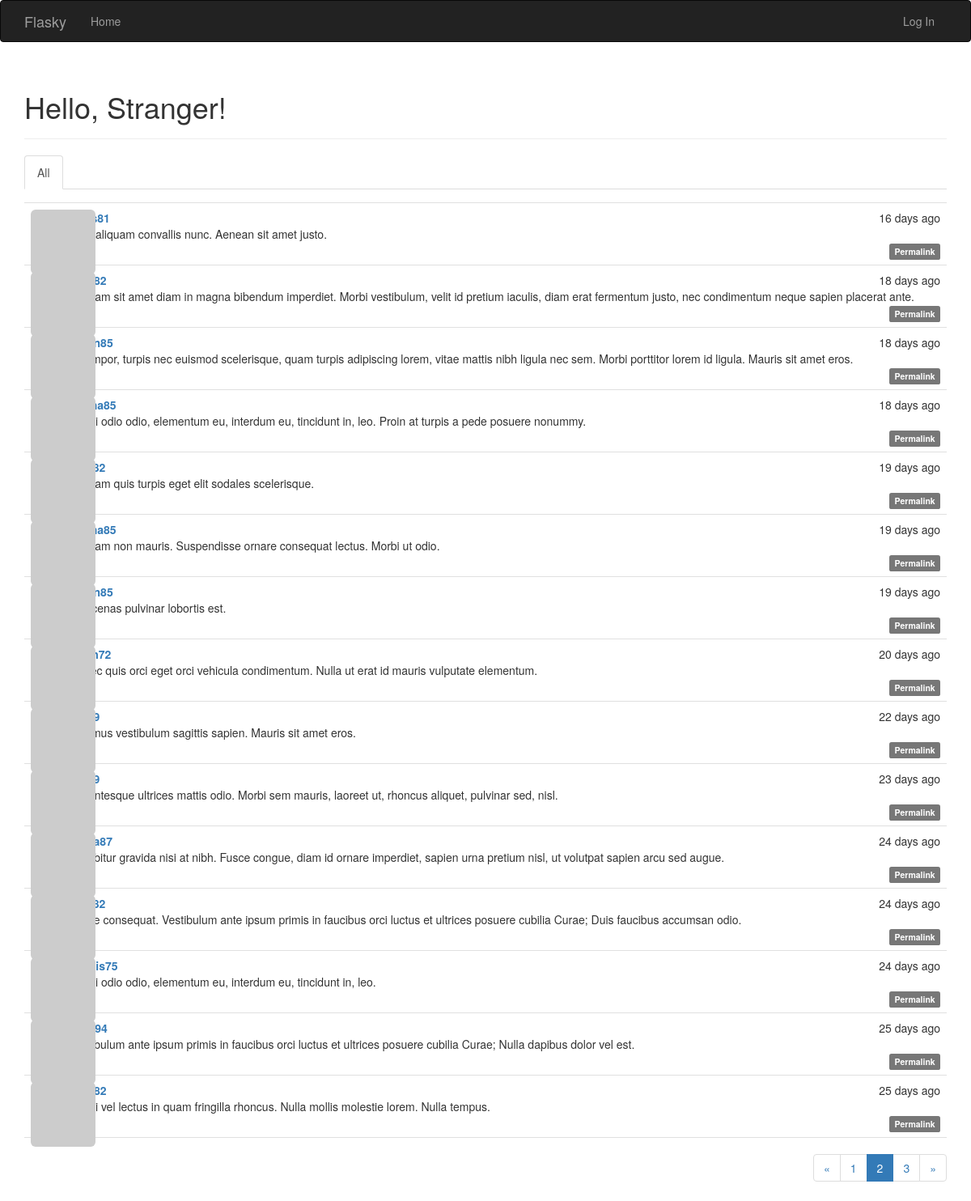
Screenshot of /?page=2 with the database file from the repository.
### flask_mod/app/models.py (models this page shows, shortened)
class Post(db.Model):
    __tablename__ = 'post_table'
    id = db.Column(db.Integer, primary_key=True)
    body = db.Column(db.Text)
    timestamp = db.Column(db.DateTime, index=True, default=datetime.utcnow)
    author_id = db.Column(db.Integer, db.ForeignKey('user_table.id'))
    body_html = db.Column(db.Text)
    comments = db.relationship('Comment', backref='post', lazy='dynamic')

### flask_mod/app/main/views.py (the view)
@main.route('/', methods=['GET', 'POST'])
def index():
    form = PostForm()
    if current_user.can(Permission.WRITE_ARTICLES) and form.validate_on_submit():
        post = Post(body=form.body.data, author=current_user._get_current_object())
        db.session.add(post)
        return redirect(url_for('.index'))
    page = request.args.get('page', 1, type=int)
    show_followed = False
    if current_user.is_authenticated:
        show_followed = bool(request.cookies.get('show_followed', ''))
    if show_followed:
        query = current_user.followed_posts
    else:
        query = Post.query
    pagination = query.order_by(Post.timestamp.desc()).paginate(
        page, per_page=current_app.config['FLASKY_POSTS_PER_PAGE'],
        error_out=False)
    posts = pagination.items
    return render_template('index.html', form=form, posts=posts, pagination=pagination, show_followed=show_followed)

### flask_mod/app/auth/views.py (called while the page is built)
@auth.before_app_request
def before_request():
    if current_user.is_authenticated:
        current_user.ping()
        if not current_user.confirmed and request.endpoint[:5] != 'auth.' and request.endpoint != 'static':
            return redirect(url_for('auth.unconfirmed'))

### flask_mod/app/main/__init__.py (called while the page is built)
@main.app_context_processor
def inject_permissions():
    return dict(Permission=Permission)

### flask_mod/app/models.py (called while the page is built)
    def gravatar(self, size=100, default='identicon', rating='g'):
        if request.is_secure:
            url = 'https://secure.gravatar.com/avatar'
        else:
            url = 'http://www.gravatar.com/avatar'
        hash_head = self.avatar_hash or hashlib.md5(self.email.encode('utf-8')).hexdigest()
        return '{url}/{hash}?s={size}&d={default}&r={rating}'.format(
                 url=url, hash=hash_head, size=size, default=default, rating=rating)

    def can(self, permissions):
        return False

    def is_administrator(self):
        return False

### flask_mod/app/templates/index.html (shortened to what this page needs)
{% extends "base_from_bootstrap.html" %}
{% import "bootstrap/wtf.html" as wtf %}
{% import '_macros.html' as macros %}
{% block page_content %}
<div class="page-header">
    <h1>Hello, {% if current_user.is_authenticated %}{{ current_user.UserName }}{% else %}Stranger{% endif %}!</h1>
</div>
<div class="post-tabs">
    <ul class="nav nav-tabs">
        <li{% if not show_followed %} class="active"{% endif %}><a href="{{ url_for('.show_all') }}">All</a></li>
    </ul>
    {% include '_posts.html' %}
</div>
{% if pagination %}
<div class="pagination">
    {{ macros.pagination_widget(pagination, '.index') }}
</div>
{% endif %}
{% endblock %}

### flask_mod/app/templates/base_from_bootstrap.html (shortened to what this page needs)
{% extends 'bootstrap/base.html' %}
{% block head %}
{{super()}}
<link rel="stylesheet" type="text/css" href="{{ url_for('static', filename='styles.css') }}">
{% endblock head %}
{% block navbar %}
<div class="navbar navbar-inverse" role="navigation">
	<div class="container">
		<div class="navbar-header">
			<a class="navbar-brand" href="/">Flasky</a>
		</div>
		<div class="navbar-collapse collapse">
			<ul class="nav navbar-nav">
				<li><a href="{{ url_for('main.index') }}">Home</a></li>
			</ul>
			<ul class="nav navbar-nav navbar-right">
                {% if current_user.is_authenticated %}
                <li class="dropdown">
                    <a href="#" class="dropdown-toggle" data-toggle="dropdown">Account <b class="caret"></b></a>
                    <ul class="dropdown-menu">
                        <li><a href="{{ url_for('auth.change_password') }}">Change Password</a></li>
						<li><a href="{{ url_for('auth.change_email_request') }}">Change Email</a></li>
                        <li><a href="{{ url_for('auth.logout') }}">Log Out</a></li>
                    </ul>
                </li>
                {% else %}
                <li><a href="{{ url_for('auth.login') }}">Log In</a></li>
                {% endif %}
            </ul>
		</div>
	</div>
</div>
{% endblock navbar %}
{% block content %}
<div class='container'>
{% block page_content %}{% endblock page_content %}
</div>
{% endblock content %}

### flask_mod/app/templates/_macros.html
{% macro pagination_widget(pagination, endpoint) %}
<ul class="pagination">
    <li{% if not pagination.has_prev %} class="disabled"{% endif %}>
        <a href="{% if pagination.has_prev %}{{ url_for(endpoint, page=pagination.prev_num, **kwargs) }}{% else %}#{% endif %}">
            &laquo;
        </a>
    </li>
    {% for p in pagination.iter_pages() %}
        {% if p %}
            {% if p == pagination.page %}
            <li class="active">
                <a href="{{ url_for(endpoint, page = p, **kwargs) }}">{{ p }}</a>
            </li>
            {% else %}
            <li>
                <a href="{{ url_for(endpoint, page = p, **kwargs) }}">{{ p }}</a>
            </li>
            {% endif %}
        {% else %}
        <li class="disabled"><a href="#">&hellip;</a></li>
        {% endif %}
    {% endfor %}
    <li{% if not pagination.has_next %} class="disabled"{% endif %}>
        <a href="{% if pagination.has_next %}{{ url_for(endpoint, page=pagination.next_num, **kwargs) }}{% else %}#{% endif %}">
            &raquo;
        </a>
    </li>
</ul>
{% endmacro %}

### flask_mod/app/templates/_posts.html (shortened to what this page needs)
<ul class="posts">
    {% for post in posts %}
    <li class="post">
        <div class="post-thumbnail">
            <a href="{{ url_for('.user_page', username=post.author.UserName) }}">
                <img class="img-rounded profile-thumbnail" src="{{ post.author.gravatar(size=40) }}">
            </a>
        </div>
        <div class="post-content">
            <div class="post-date">{{ moment(post.timestamp).fromNow() }}</div>
            <div class="post-author"><a href="{{ url_for('.user_page', username=post.author.UserName) }}">{{ post.author.UserName }}</a></div>
            <div class="post-body">
			    {% if post.body_html %}
				    {{ post.body_html | safe }}
				{% else %}
				    {{ post.body }}
				{% endif %}
			</div>
            <div class="post-footer">
                <a href="{{ url_for('.post', id=post.id) }}">
                    <span class="label label-default">Permalink</span>
                </a>
            </div>
		</div>
    </li>
    {% endfor %}
</ul>

### flask_mod/app/static/styles.css (style rules this page uses)
.profile-thumbnail { position: absolute; }
ul.posts { list-style-type: none; padding: 0px; margin: 16px 0px 0px 0px; border-top: 1px solid #e0e0e0; }
ul.posts li.post { padding: 8px; border-bottom: 1px solid #e0e0e0; }
div.post-date { float: right; }
div.post-author { font-weight: bold; }
div.post-thumbnail { position: absolute; }
div.post-content { margin-left: 48px; min-height: 48px; }
div.post-footer { text-align: right; }
div.pagination { width: 100%; text-align: right; padding: 0px; margin: 0px; }

### rows the page displays
Post: timestamp "16 days ago", body "Duis aliquam convallis nunc. Aenean sit amet justo."
Post: timestamp "18 days ago", body "Aliquam sit amet diam in magna bibendum imperdiet. Morbi vestibulum, velit id pretium iaculis, diam erat fermentum justo, nec condimentum neque sapien placerat ante."
Post: timestamp "18 days ago", body "In tempor, turpis nec euismod scelerisque, quam turpis adipiscing lorem, vitae mattis nibh ligula nec sem. Morbi porttitor lorem id ligula. Mauris sit amet eros."
Post: timestamp "18 days ago", body "Morbi odio odio, elementum eu, interdum eu, tincidunt in, leo. Proin at turpis a pede posuere nonummy."
Post: timestamp "19 days ago", body "Aliquam quis turpis eget elit sodales scelerisque."
Post: timestamp "19 days ago", body "Aliquam non mauris. Suspendisse ornare consequat lectus. Morbi ut odio."
Post: timestamp "19 days ago", body "Maecenas pulvinar lobortis est."
Post: timestamp "20 days ago", body "Donec quis orci eget orci vehicula condimentum. Nulla ut erat id mauris vulputate elementum."
Post: timestamp "22 days ago", body "Vivamus vestibulum sagittis sapien. Mauris sit amet eros."
Post: timestamp "23 days ago", body "Pellentesque ultrices mattis odio. Morbi sem mauris, laoreet ut, rhoncus aliquet, pulvinar sed, nisl."
Post: timestamp "24 days ago", body "Curabitur gravida nisi at nibh. Fusce congue, diam id ornare imperdiet, sapien urna pretium nisl, ut volutpat sapien arcu sed augue."
Post: timestamp "24 days ago", body "Fusce consequat. Vestibulum ante ipsum primis in faucibus orci luctus et ultrices posuere cubilia Curae; Duis faucibus accumsan odio."
Post: timestamp "24 days ago", body "Morbi odio odio, elementum eu, interdum eu, tincidunt in, leo."
Post: timestamp "25 days ago", body "Vestibulum ante ipsum primis in faucibus orci luctus et ultrices posuere cubilia Curae; Nulla dapibus dolor vel est."
Post: timestamp "25 days ago", body "Morbi vel lectus in quam fringilla rhoncus. Nulla mollis molestie lorem. Nulla tempus."

### other values shown
{{ p }} "1" "3"
{{ p }} "2"
